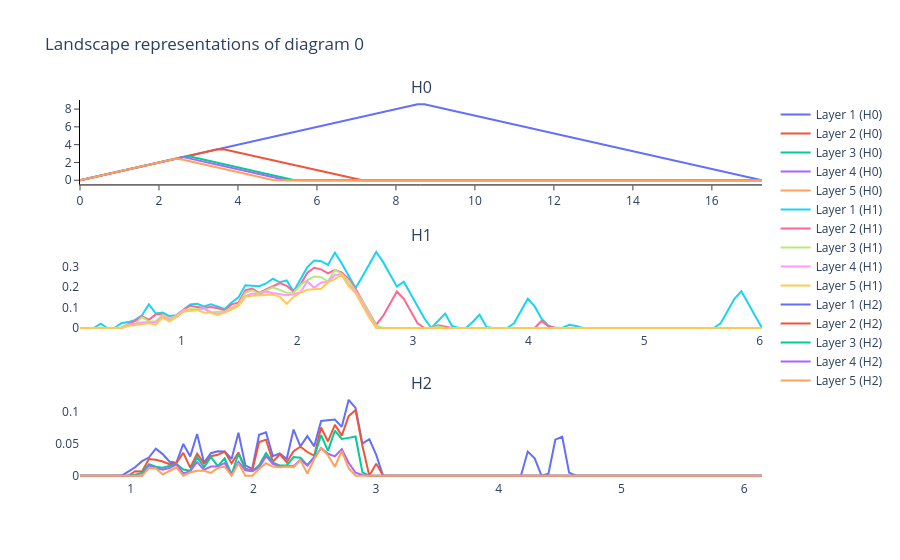

Notebook code for this chart:
### Code cell
persistence_landscape_show(diagrams)
